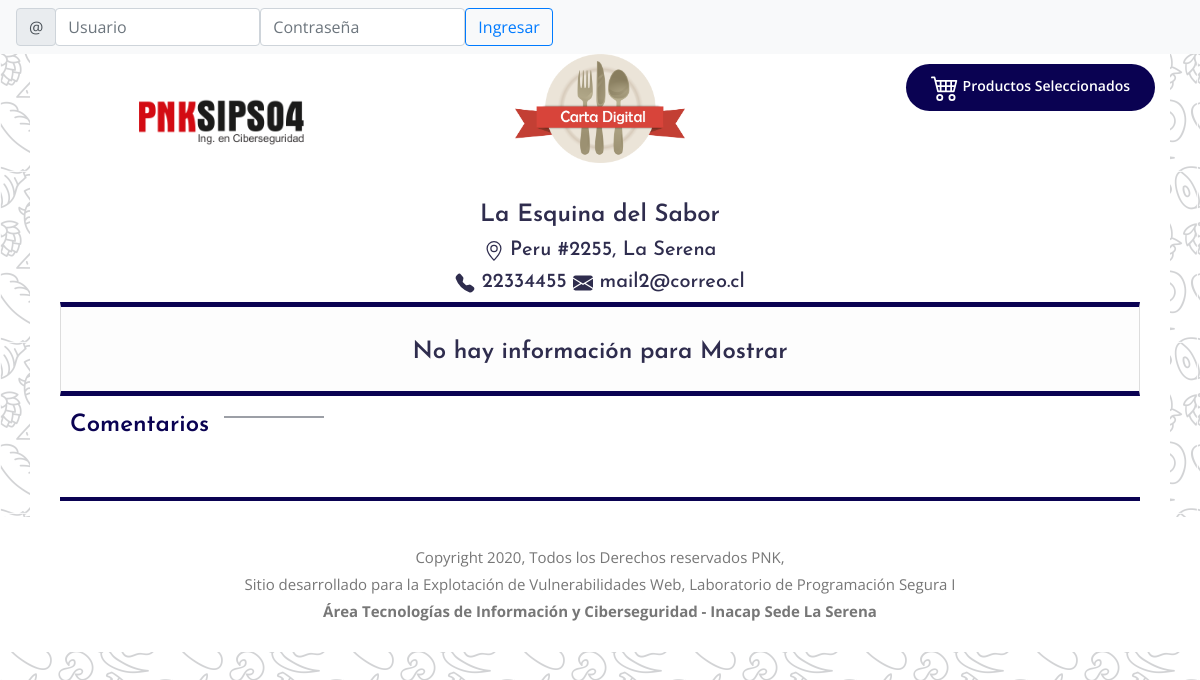
The page /index.php?id=3 on the database its author committed.
### tables this page shows
CREATE TABLE `restautantes` (
  `id` int(11) NOT NULL AUTO_INCREMENT,
  `rut` varchar(11) NOT NULL COMMENT 'rol unico tributario del restotant',
  `nombre` varchar(200) NOT NULL COMMENT 'nombre de fantasia para el restorant',
  `fono` varchar(45) NOT NULL COMMENT 'numero telefonico que aparecera en la carta',
  `mapa` varchar(200) DEFAULT NULL COMMENT 'ruta del archivo o link que mostrara el mapa del restaurant',
  `foto` varchar(200) DEFAULT NULL COMMENT 'fotografia del restaurant que se visualizara en la carta',
  `email` varchar(100) DEFAULT NULL,
  `creado` datetime DEFAULT CURRENT_TIMESTAMP COMMENT 'fecha en la que se creo el registro en el sistema',
  `actualizado` datetime DEFAULT NULL COMMENT 'fecha de la ultima actualizaci?n del registro en el sistema',
  `eliminado` datetime DEFAULT NULL COMMENT 'fecha en la que se elimino el registro en el sistema',
  `direcciones_id` int(11) NOT NULL COMMENT 'identificador de la direcci?n que esta asociada al registro',
  PRIMARY KEY (`id`)
);

CREATE TABLE `direcciones` (
  `id` int(11) NOT NULL AUTO_INCREMENT,
  `calle` varchar(100) NOT NULL COMMENT 'nombre de la calle',
  `numero` varchar(15) NOT NULL COMMENT 'numeraci?n dentro de la calle',
  `comuna` varchar(100) NOT NULL COMMENT 'comuna a la que pertenece la direcci',
  `region` varchar(100) DEFAULT NULL COMMENT 'region a la que pertenece la comuna',
  `creado` datetime DEFAULT CURRENT_TIMESTAMP COMMENT 'fecha en la que se creo el registro en el sistema',
  `actualizado` datetime DEFAULT NULL COMMENT 'fecha de la ultima actualizaci?n del registro en el sistema',
  `eliminado` datetime DEFAULT NULL COMMENT 'fecha en la que se elimino el registro en el sistema',
  PRIMARY KEY (`id`)
);

### setup/setup.php (called while the page is built, shortened)
<?php
function conectar()
{
    $con=mysqli_connect("localhost","root","","pnk_security");
    return $con;
}
function quitarespacios($titulo)
{
    $titulo =str_replace(" ", "", $titulo);
    $cadena =str_replace("ñ", "", $titulo);
    $cadena =str_replace("Ñ", "", $cadena);
    return $cadena;
}
?>

### index.php (the view, shortened to what this page needs)
<?php
include("setup/setup.php");
$key=$_GET['id'];
$sql_restorant="SELECT direcciones.calle, direcciones.numero, direcciones.comuna, direcciones.region, restautantes.nombre, restautantes.id, restautantes.fono, restautantes.email, restautantes.foto FROM restautantes INNER JOIN direcciones ON restautantes.direcciones_id =
direcciones.id WHERE restautantes.id = ".$key." AND restautantes.eliminado IS NULL";
$result_restorant=mysqli_query(conectar(),$sql_restorant);
$datos_restorant=mysqli_fetch_array($result_restorant);
?>
<!DOCTYPE html>
<html lang="en">
<head>
  <link rel="stylesheet" href="vendors/bootstrap/bootstrap.min.css">
  <link rel="stylesheet" href="vendors/themify-icons/themify-icons.css">
  <link rel="stylesheet" href="vendors/owl-carousel/owl.theme.default.min.css">
  <link rel="stylesheet" href="vendors/owl-carousel/owl.carousel.min.css">
  <link rel="stylesheet" href="css/style.css">
</head>
<body>
<nav class="navbar navbar-light bg-light">
   <?php
    if(!isset($_SESSION['nombre']))
    {
    ?>
      <form class="form-inline" role="search" action="setup/procesalogin.php" method="post">
        <div class="form-group">
          <div class="input-group-prepend">
            <span class="input-group-text" id="basic-addon1">@</span>
          </div>
            <input type="text" class="form-control" name="frmusuario" placeholder="Usuario">
        </div>
        <div class="form-group">
            <input type="password" class="form-control" name="frmpassword" placeholder="Contraseña">
        </div>
        <button type="submit" class="btn btn-outline-primary my-2 my-sm-0">Ingresar</button>
      </form>
    <?php
    }else{
      echo "Bienvenido :".$_SESSION['nombre']." - <a href=setup/cerrar_sesion.php>Cerra Sesión</a>";
    }
  ?>
</nav>
  <section>
    <div class="container contendor">
      <div class="row">
        <div class="col-lg-4">
          <div style="text-align: center;">
            <div class="media">
              <img class="logosintituciones" src="img/logo.png" width="190px" alt="">
            </div>
          </div>
        </div>
        <div class="col-lg-4">
          <div style="text-align: center;">
            <div class="media">
              <?php
              if($datos_restorant['foto']!="")
              {
                ?>
                  <img class="logosintituciones" src="imagenes/cod<?php echo $key;?>/<?php echo $datos_restorant['foto'];?>" width="170px" alt="">
              <?php
              }else{
                ?>
                  <img class="logosintituciones" src="img/logo_empresa_comodin.png" width="170px" alt="">
                <?php
              }
              ?>
            </div>
          </div>
        </div>
        <div class="col-lg-4">
          <div class="carro">
            <div class="media float-right">
              <a class="button_carrito" href="mostrar_carrito.php?keyid=<?php echo $_GET['id'];?>">
              Productos Seleccionados
              </a>
            </div>
          </div>
        </div>
      </div>
      <div class="row">
        <div class="col-lg-12">
            <div class="text-center">
            <?php
               if($key!="")
               {
                 ?>
              <h4><?php echo utf8_encode($datos_restorant['nombre']);?></h4>
              <h5>
              <?php echo utf8_encode($datos_restorant['calle'])." #".$datos_restorant['numero'].", ".utf8_encode($datos_restorant['comuna']);?>
              </h5>
              <?php
               }
               ?>
              <h5>
              <?php
              if(!$datos_restorant['fono']=="")
              {
                ?>
                <?php echo $datos_restorant['fono'];?>
              <?php
              }
              if(!$datos_restorant['email']=="")
              {
                ?>
                <?php echo $datos_restorant['email'];?>
                <?php
              }
              ?>
            </h5>
            </div>
        </div>
      </div>
    </div>
  </section>
<section>
    <div class="container contendor">
       <div class="container">
              <div class="row">
                <div class="col-lg-12">
                        <?php
                            $arraycartas=[];
                            ?>
                  <div class="tab-content py-3 px-3 px-sm-0" id="nav-tabContent">
                    <?php
                     for($i=0;$i<=sizeof($arraycartas);$i++)
                     {
                    ?>
                    <div class="tab-pane fade <?php if($i==0){?>show active<?php } ?>" id="<?php echo quitarespacios($arraycartas[$i]["nombre"]);?>" role="tabpanel" aria-labelledby="nav-<?php echo quitarespacios($arraycartas[$i]["nombre"]);?>-tab">
                      <?php
                          $sql_categorias="select id,nombre from categorias where visible=1 and cartas_id='".$arraycartas[$i]["id"]."' AND eliminado IS NULL order by orden asc";
                          $result_categorias=mysqli_query(conectar(),$sql_categorias);
                          $cont_categorias=mysqli_num_rows($result_categorias);
                          if($cont_categorias==0)
                          {?>
                              <div class="row">
                                <div class="col-lg-12">
                                  <div class="text-center">
                                    <h4>No hay información para Mostrar</h4>
                                  </div>
                                </div>
                              </div>
                          <?php
                            }
                      ?>
                    </div>
                    <?php
                     }
                     ?>
                  </div>
                </div>
              </div>
        </div>
    </div>
</section>
<?php
if(isset($key))
{
?>
<section>
  <div class="container contendor">
    <div class="container">
      <div class="row">
        <div class="col-lg-12">
          <div class="section-intro">
            <h4 class="intro-title">Comentarios</h4>
          </div>
          <br>
          <hr>
        </div>
      </div>
    </div>
  </div>
  </section>
<?php
}
?>
  <footer class="footer-area section-gap"><br>
		<div class="container">
			<div class="footer-bottom row align-items-center text-center">
				<p class="footer-text m-0 col-md-12">
            Copyright 2020, Todos los Derechos reservados PNK, <br>
            Sitio desarrollado para la Explotación de Vulnerabilidades Web, Laboratorio de Programación Segura I<br><b>Área Tecnologías de Información y Ciberseguridad - Inacap Sede La Serena</b></br></br>
        </p>
			</div>
		</div>
	</footer>
</body>
</html>

### css/style.css (style rules this page uses)
body { color: #336699; font-family: "Open Sans", sans-serif; font-size: 15px; font-weight: 400; line-height: 1.8; background-image: url("../img/bg_cd.png"); }
.carro { margin-top: 10px; }
.tab-content { background: #fdfdfd; line-height: 25px; border: 1px solid #ddd; border-top:5px solid #0a0252; border-bottom:5px solid #0a0252; padding:30px 25px; }
hr { border: 2px solid #0a0252; }
.logosintituciones { margin: auto; text-align: center; }
.contendor { background: #fff; }
button { cursor: pointer }
h1,h2,h3,h4,h5,h6 { font-family: "Josefin Sans", sans-serif; color: #2f2d4e; line-height: 1.2 }
h4,.h4 { font-size: 24px; font-weight: 600; padding-top: 15px; }
.section-intro { max-width: 460px }
.section-intro .intro-title { display: inline-block; font-size: 24px; color: #0a0252; padding-right: 115px; padding-left: 10px; position: relative; margin-bottom: 15px; }
.section-intro .intro-title::after { content: ""; display: block; height: 1px; min-width: 100px; background-color: #3a414e; position: absolute; top: 50%; right: 0; transform: translateY(-50%) }
.button_carrito { display: inline-block; background-color: #0a0252; color: #fff; font-size: 14px; font-weight: 600; border-radius: 30px; padding: 9px 25px; padding-bottom: 10px; text-transform: capitalize; -webkit-transition: all 0.3s ease 0s; -moz-transition: all 0.3s ease 0s; -o-transition: all 0.3s ease 0s; transition: all 0.3s ease 0s }
.footer-area { text-align: center; background: #FFFFFF; }
.footer-area .footer-bottom { margin-top: 0px }
.footer-area .footer-bottom p { color: #777; text-align: center; }

### rows shown on the page
restautantes: foto (picture), nombre "La Esquina del Sabor", direcciones.calle "Peru", direcciones.numero "2255", direcciones.comuna "La Serena", fono "22334455", email "mail2@correo.cl"
